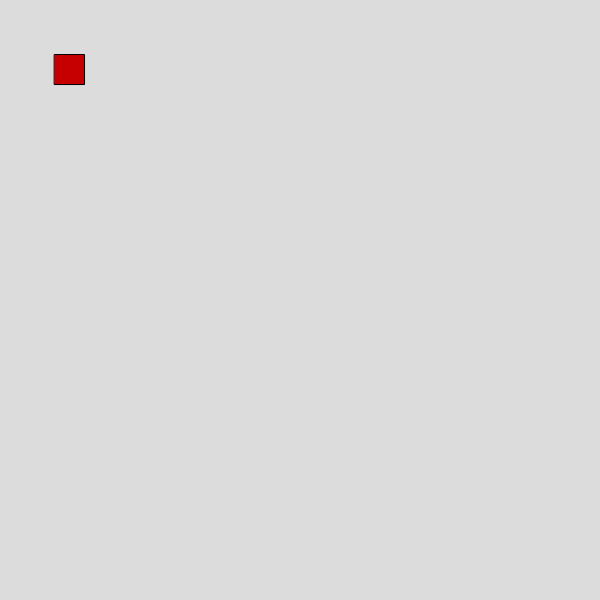
Frame 1 (no input)
Frame 60 (no input): identical to frame 1, image omitted
Frame 120 (the mouse pressed at the canvas centre since frame 60): identical to frame 1, image omitted

The p5.js sketch that drew this single still picture (run headless with seeded random() and noise() and a simulated clock; from frame 60 on, the mouse is pressed at the canvas centre):

// p5.js sketch
// ── sketch.js
//Blokje laten verschijnen
let player;

let pressedKeys = {}; //map of all keys being pressed at any given time

//Teller

function setup() {
  createCanvas(600, 600);
  player = new Player(width/11, height/11); //creating the player in the middle of the screen
}



function draw() {
  background(220);
  player.update(); //updates player
  player.draw(); //draws player
}



function keyPressed() {  
  pressedKeys[key] = true;
}

function keyReleased() { //pressed keys is only going to be holding whichever keys i've got currently pushed down
  delete pressedKeys[key];
}

class Player { 
  constructor (x, y) { //takes in a x, y location 
    this.x = x; //stored the location onto the player
    this.y = y;

    this.speed = 4; //speed variabel 
  }



  update() {
    let mvmt = createVector(0, 0); //adds movement to character

      if(pressedKeys.a) {
       mvmt.x -= 1; //move to the left
      }

      if(pressedKeys.d) {
       mvmt.x += 1; // right
      }

      if(pressedKeys.w) {
       mvmt.y -= 1; //up
      }

      if(pressedKeys.s) {
       mvmt.y += 1; //down
      }
    


    mvmt.setMag(this.speed); //caps the players motion to be at maximum speed 

    this.x += mvmt.x; //x movement
    this.y += mvmt.y; //y movement
  }





  draw() { //draws the square at the location of the player
    fill(198,0,0);
    rect(this.x, this.y, 30);
  }
}
